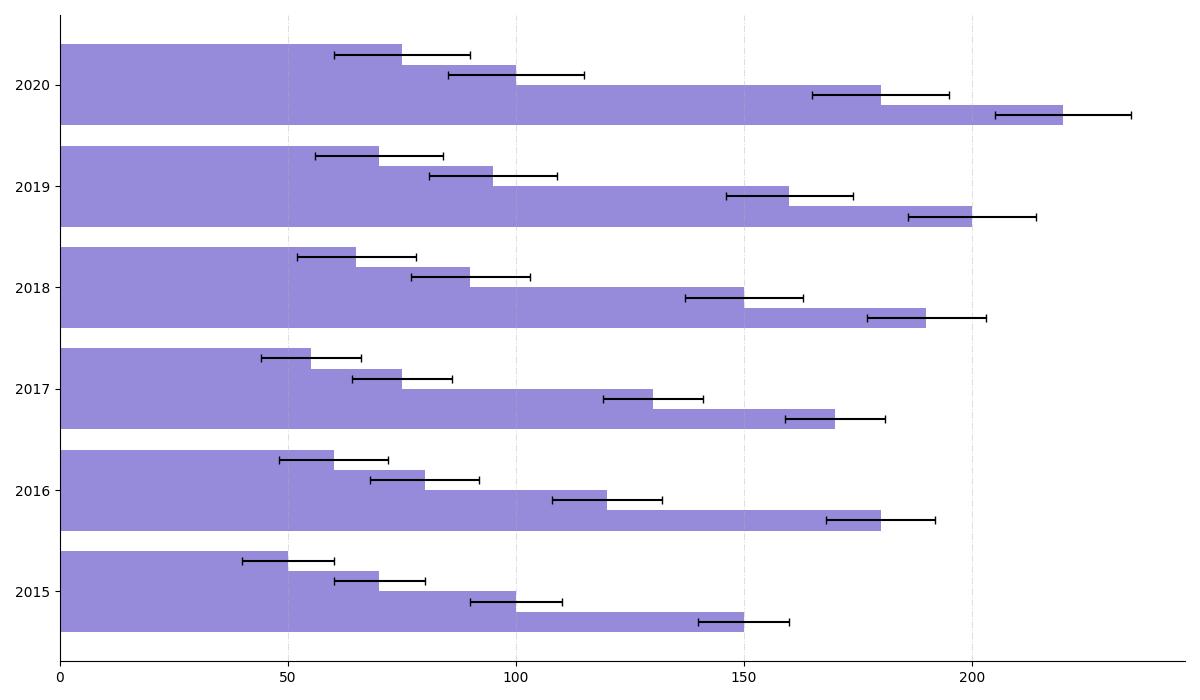

The script that drew this image:
import matplotlib.pyplot as plt
import numpy as np

# Data
years = np.array([2015, 2016, 2017, 2018, 2019, 2020])
milk_chocolate_sales = np.array([150, 180, 170, 190, 200, 220])
dark_chocolate_sales = np.array([100, 120, 130, 150, 160, 180])
white_chocolate_sales = np.array([70, 80, 75, 90, 95, 100])
ruby_chocolate_sales = np.array([50, 60, 55, 65, 70, 75])  
sales_errors = np.array([10, 12, 11, 13, 14, 15])

fig, ax = plt.subplots(figsize=(12, 7))

bar_height = 0.2
bar_positions1 = years - 1.5 * bar_height
bar_positions2 = years - 0.5 * bar_height
bar_positions3 = years + 0.5 * bar_height
bar_positions4 = years + 1.5 * bar_height

# Applying single color consistently across all data groups
uniform_color = 'slateblue'
ax.barh(bar_positions1, milk_chocolate_sales, bar_height, xerr=sales_errors, capsize=3, color=uniform_color, alpha=0.7)
ax.barh(bar_positions2, dark_chocolate_sales, bar_height, xerr=sales_errors, capsize=3, color=uniform_color, alpha=0.7)
ax.barh(bar_positions3, white_chocolate_sales, bar_height, xerr=sales_errors, capsize=3, color=uniform_color, alpha=0.7)
ax.barh(bar_positions4, ruby_chocolate_sales, bar_height, xerr=sales_errors, capsize=3, color=uniform_color, alpha=0.7)

ax.set_yticks(years)
ax.set_yticklabels(years, fontsize=10)

ax.grid(True, axis='x', linestyle='-.', linewidth=0.75, alpha=0.4)

ax.spines['top'].set_visible(False)
ax.spines['right'].set_visible(False)

plt.tight_layout()
plt.show()
